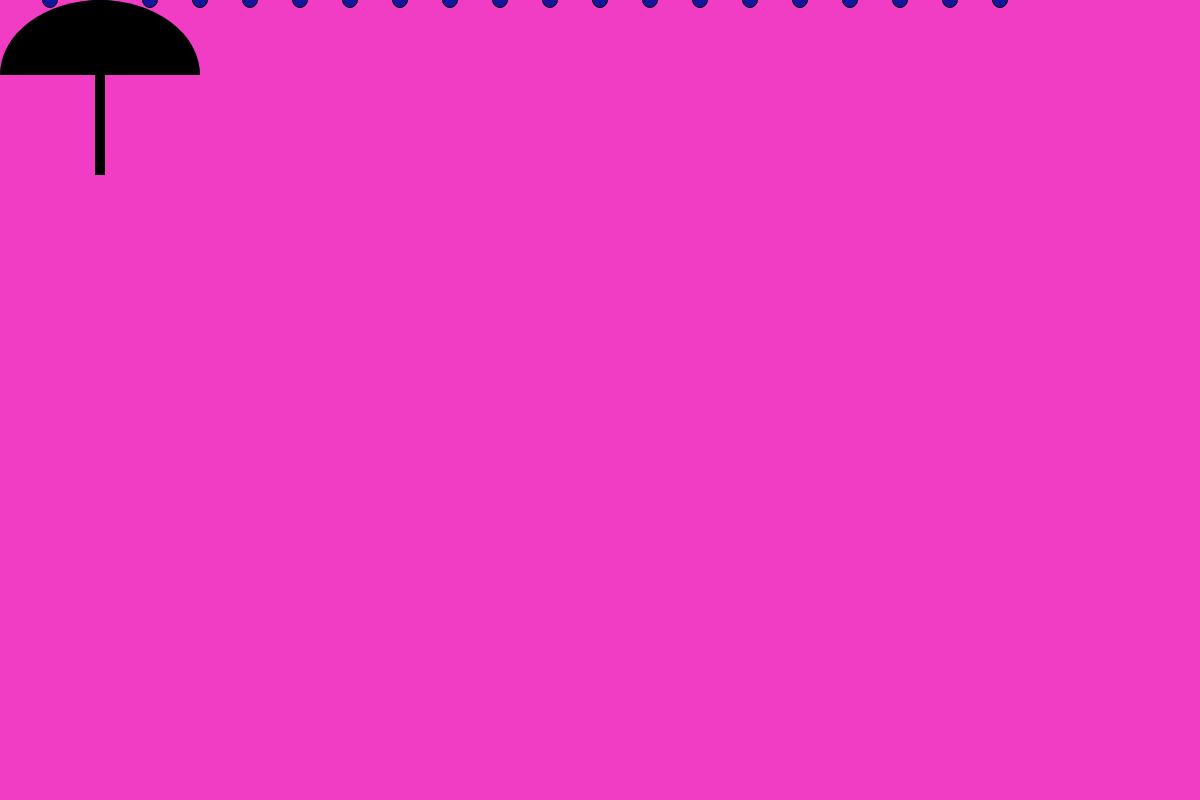
Frame 1 (no input)
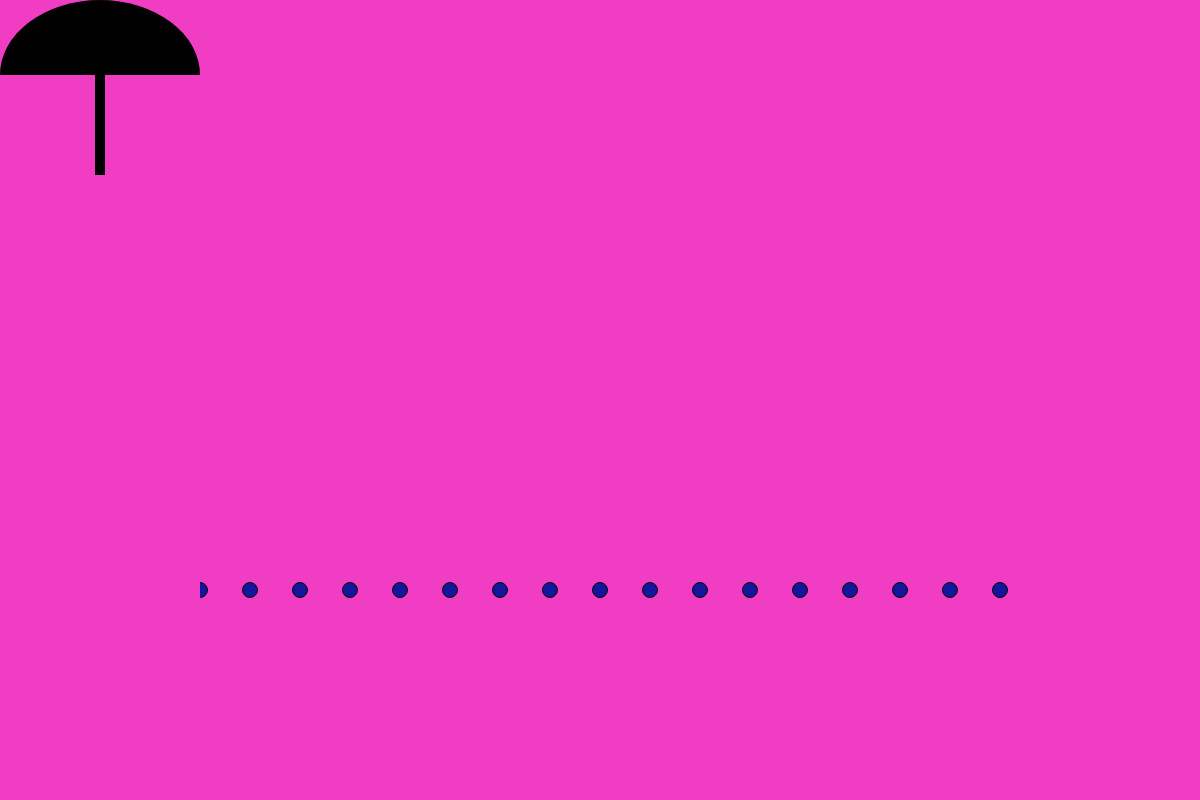
Frame 60 (no input)
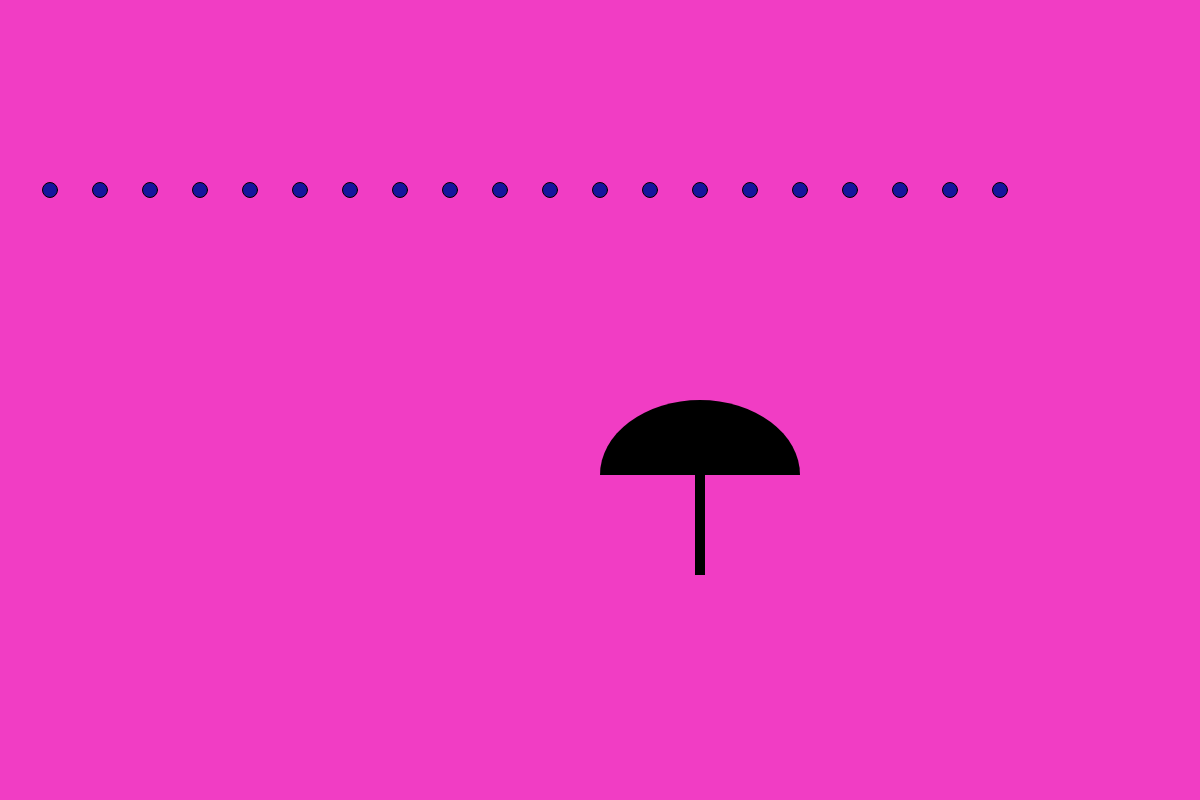
Frame 120 (the mouse pressed at the canvas centre since frame 60)

The p5.js sketch that drew these frames (run headless with seeded random() and noise() and a simulated clock; from frame 60 on, the mouse is pressed at the canvas centre):

// p5.js sketch
// ── sketch.js
//Frederick Cantarine, 50

let xRainArr = [ 50, 100, 150, 200, 250, 300, 350, 400, 450, 500,
                 550, 600, 650, 700, 750, 800, 850, 900, 950, 1000];

let yRainArr = [-800,-700, -600, -500, -400, -300, -200, -100, 0,
                100, 200, 300, 400, 500, 600, 700, 800];


let yPos = 0;

function setup() {
    createCanvas( windowWidth, 800 );
  }

  function draw() {
    background ( 'rgb(241, 61, 196)' );
    //Turns off cursor
    noCursor();

    rainDrops();


    yPos = (yPos + 10) % windowHeight;



    push();
    translate( mouseX, mouseY );

    //dry space under umbrella
    fill ( 'rgb(241, 61, 196)' );
    noStroke();
    rect (0, 75, 200, 1000);

    //umbrella handle
    fill ( 'rgb(0, 0, 0)' );
    rect (95, 75, 10, 100);

    //umbrella top
    fill( 'rgb(0, 0, 0)' );
    arc(100, 75, 200, 150, PI, TWO_PI);

    pop();

  }

  function rainDrops() {
    fill ('rgb(20, 21, 157)')
  //  for (let moveY = 0; moveY < windowHeight; )
    for ( let idx = 0; idx < xRainArr.length; idx++){

      ellipse (xRainArr[idx], yPos, 15);

    }
}

  function duplicate() {



  }
